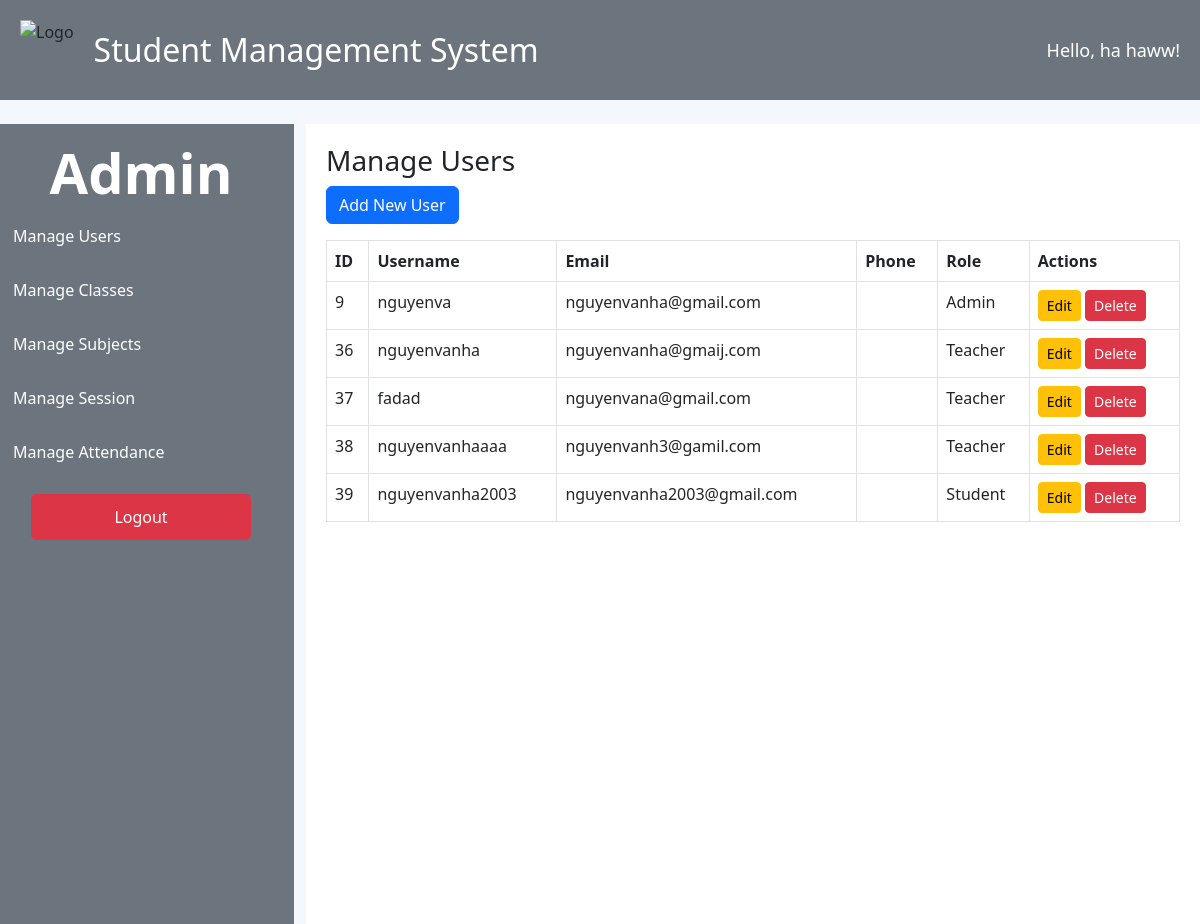
The page /index.php?page=manage_users (signed in) on the database its author committed.
### tables this page shows
CREATE TABLE `Users` (
  `UserID` int(11) NOT NULL,
  `Username` varchar(50) NOT NULL,
  `Password` varchar(255) NOT NULL,
  `FirstName` varchar(50) DEFAULT 'Unknown',
  `LastName` varchar(50) DEFAULT 'Unknown',
  `Email` varchar(100) NOT NULL,
  `Phone` varchar(15) DEFAULT NULL,
  `RoleID` int(11) NOT NULL,
  `CreatedAt` timestamp NOT NULL DEFAULT current_timestamp()
);

### admin_users.php (the view, shortened to what this page needs)
<?php
include 'db_connection.php';
$stmt = $conn->query("SELECT UserID, Username, Email, Phone, RoleID FROM Users");
$users = $stmt->fetchAll(PDO::FETCH_ASSOC);
?>
<h3>Manage Users</h3>
<button class="btn btn-primary mb-3" data-bs-toggle="modal" data-bs-target="#addUserModal">Add New User</button>
<table class="table table-bordered">
    <thead>
        <tr>
            <thead style="background-color: black; color: white;">
            <th>ID</th>
            <th>Username</th>
            <th>Email</th>
            <th>Phone</th>
            <th>Role</th>
            <th>Actions</th>
        </tr>
        </thead>
    <tbody>
        <?php foreach ($users as $user): ?>
            <tr>
                <td><?= $user['UserID'] ?></td>
                <td><?= htmlspecialchars($user['Username']) ?></td>
                <td><?= htmlspecialchars($user['Email']) ?></td>
                <td><?= htmlspecialchars($user['Phone']) ?></td>
                <td>
                    <?= $user['RoleID'] == 1 ? 'Admin' : ($user['RoleID'] == 2 ? 'Teacher' : 'Student') ?>
                </td>
                <td>
                    <button class="btn btn-warning btn-sm editUserBtn"
                            data-id="<?= $user['UserID'] ?>"
                            data-username="<?= htmlspecialchars($user['Username']) ?>"
                            data-email="<?= htmlspecialchars($user['Email']) ?>"
                            data-phone="<?= htmlspecialchars($user['Phone']) ?>"
                            data-roleid="<?= $user['RoleID'] ?>">Edit</button>
                    <button class="btn btn-danger btn-sm deleteUserBtn" data-id="<?= $user['UserID'] ?>">Delete</button>
                </td>
            </tr>
        <?php endforeach; ?>
    </tbody>
</table>

### index.php (shortened to what this page needs)
<?php
include 'db_connection.php';
try {
    $userID = $_SESSION['UserID'];
    $stmt = $conn->prepare("SELECT FirstName, LastName FROM Users WHERE UserID = :userID");
    $stmt->bindParam(':userID', $userID, PDO::PARAM_INT);
    $stmt->execute();
    $user = $stmt->fetch(PDO::FETCH_ASSOC);
    if ($user) {
        $username = $user['FirstName'] . ' ' . $user['LastName'];
    } else {
        $username = 'Guest';
    }
} catch (PDOException $e) {
    echo "Error: " . $e->getMessage();
    exit;
}
$roleID = $_SESSION['RoleID'];
?>
<!DOCTYPE html>
<html lang="en">
<head>
    <link href="https://cdn.jsdelivr.net/npm/bootstrap@5.3.0-alpha3/dist/css/bootstrap.min.css" rel="stylesheet">
</head>
<body>
    <nav class="navbar navbar-dark" style="background-color: #6c757d; padding: 20px;">
        <div class="container-fluid d-flex align-items-center justify-content-between">
            <div class="d-flex align-items-center">
                <img src="https://encrypted-tbn0.gstatic.com/images?q=tbn:ANd9GcS4K-tjpKQ_HjUjmO_g2VBQqIfvzd59QHPHSg&s" alt="Logo" style="height: 60px; margin-right: 20px;">
                <span style="font-size: 32px; color: white;">Student Management System</span>
            </div>
            <div class="text-white" style="font-size: 18px; margin-left: auto;">
                Hello, <?= htmlspecialchars($username); ?>!
            </div>
        </div>
    </nav>
    <div class="container-fluid mt-4">
        <div class="row">
            <div class="col-md-3 sidebar">
                <?php if ($roleID == 1): ?>
                    <h4 class="text-white" style="text-align: center; font-weight: bold; font-size: 3.5em;">Admin</h4>
                    <a href="?page=manage_users">Manage Users</a>
                    <a href="?page=manage_classes">Manage Classes</a>
                    <a href="?page=manage_subjects">Manage Subjects</a>
                    <a href="?page=manage_sessions">Manage Session</a>
                    <a href="?page=manage_attendance">Manage Attendance</a>
                <?php endif; ?>
                <div class="logout">
                    <a href="logout.php" class="btn btn-danger">Logout</a>
                </div>
            </div>
            <div class="col-md-9">
                <div class="content">
                    <?php
                    if (isset($_GET['page'])) {
                        $page = $_GET['page'];
                        if ($roleID == 1) {
                            if ($page == 'manage_users') {
                                include 'admin_users.php';
                            } elseif ($page == 'manage_classes') {
                                include 'admin_classes.php';
                            } elseif ($page == 'manage_subjects') {
                                include 'admin_subjects.php';
                            } elseif ($page == 'manage_sessions') {
                                include 'admin_sessions.php';
                            } elseif ($page == 'manage_attendance') {
                                include 'admin_attendance.php';
                            }
                        } else {
                            echo "<h5 class='text-danger'>Access Denied!</h5>";
                        }
                    }
                    ?>
                </div>
            </div>
        </div>
    </div>
</body>
</html>

### index.php (style rules this page uses)
body { margin: 0; padding: 0; background-color: #f4f7fc; height: 100vh; overflow-x: hidden; }
.navbar { background-color: #343a40; padding: 10px; }
.sidebar { height: 100vh; background-color: #6c757d; padding: 15px; margin: 0; }
.sidebar a { color: white; text-decoration: none; display: block; margin-bottom: 10px; padding: 10px; border-radius: 5px; transition: background-color 0.3s; }
.content { padding: 20px; background-color: white; border-radius: 0px; box-shadow: none; margin: 0; height: 100vh; overflow-y: auto; }
.logout { text-align: center; margin-top: 20px; }
.logout a { padding: 10px 20px; font-size: 16px; width: 220px; text-align: center; display: inline-block; }
.container-fluid { padding: 0; }

### rows shown on the page
users: username "ha haww", UserID "9", Username "nguyenva", Email "nguyenvanha@gmail.com", shows "Admin"
users: UserID "36", Username "nguyenvanha", Email "nguyenvanha@gmaij.com", shows "Teacher"
users: UserID "37", Username "fadad", Email "nguyenvana@gmail.com", shows "Teacher"
users: UserID "38", Username "nguyenvanhaaaa", Email "nguyenvanh3@gamil.com", shows "Teacher"
users: UserID "39", Username "nguyenvanha2003", Email "nguyenvanha2003@gmail.com", shows "Student"
